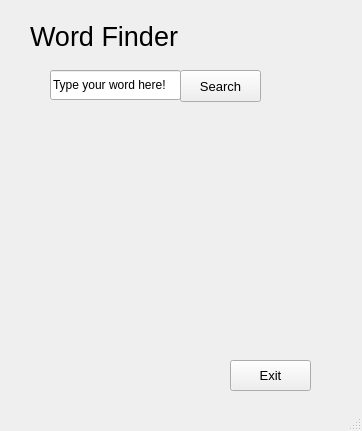
<?xml version="1.0" encoding="UTF-8"?>
<ui version="4.0">
 <class>MainWindow</class>
 <widget class="QMainWindow" name="MainWindow">
  <property name="geometry">
   <rect>
    <x>0</x>
    <y>0</y>
    <width>362</width>
    <height>431</height>
   </rect>
  </property>
  <property name="minimumSize">
   <size>
    <width>362</width>
    <height>431</height>
   </size>
  </property>
  <property name="maximumSize">
   <size>
    <width>362</width>
    <height>431</height>
   </size>
  </property>
  <property name="windowTitle">
   <string>MainWindow</string>
  </property>
  <widget class="QWidget" name="centralwidget">
   <widget class="QLineEdit" name="DictWord">
    <property name="geometry">
     <rect>
      <x>50</x>
      <y>70</y>
      <width>131</width>
      <height>30</height>
     </rect>
    </property>
    <property name="text">
     <string>Type your word here!</string>
    </property>
   </widget>
   <widget class="QLabel" name="label">
    <property name="geometry">
     <rect>
      <x>30</x>
      <y>20</y>
      <width>179</width>
      <height>32</height>
     </rect>
    </property>
    <property name="font">
     <font>
      <family>Arial</family>
      <pointsize>20</pointsize>
     </font>
    </property>
    <property name="text">
     <string>Word Finder</string>
    </property>
   </widget>
   <widget class="QPushButton" name="SearchBox">
    <property name="geometry">
     <rect>
      <x>180</x>
      <y>70</y>
      <width>81</width>
      <height>32</height>
     </rect>
    </property>
    <property name="font">
     <font>
      <pointsize>10</pointsize>
     </font>
    </property>
    <property name="text">
     <string>Search</string>
    </property>
   </widget>
   <widget class="QPushButton" name="Exit">
    <property name="geometry">
     <rect>
      <x>230</x>
      <y>360</y>
      <width>81</width>
      <height>31</height>
     </rect>
    </property>
    <property name="font">
     <font>
      <pointsize>10</pointsize>
     </font>
    </property>
    <property name="text">
     <string>Exit</string>
    </property>
   </widget>
   <widget class="QLabel" name="DictAnswer">
    <property name="geometry">
     <rect>
      <x>50</x>
      <y>110</y>
      <width>231</width>
      <height>231</height>
     </rect>
    </property>
    <property name="minimumSize">
     <size>
      <width>0</width>
      <height>0</height>
     </size>
    </property>
    <property name="maximumSize">
     <size>
      <width>311</width>
      <height>231</height>
     </size>
    </property>
    <property name="font">
     <font>
      <family>Arial</family>
      <pointsize>8</pointsize>
     </font>
    </property>
    <property name="text">
     <string/>
    </property>
    <property name="scaledContents">
     <bool>false</bool>
    </property>
    <property name="alignment">
     <set>Qt::AlignLeading|Qt::AlignLeft|Qt::AlignTop</set>
    </property>
    <property name="wordWrap">
     <bool>true</bool>
    </property>
   </widget>
   <widget class="QLabel" name="image">
    <property name="geometry">
     <rect>
      <x>20</x>
      <y>20</y>
      <width>311</width>
      <height>710</height>
     </rect>
    </property>
    <property name="sizePolicy">
     <sizepolicy hsizetype="Preferred" vsizetype="Preferred">
      <horstretch>0</horstretch>
      <verstretch>0</verstretch>
     </sizepolicy>
    </property>
    <property name="minimumSize">
     <size>
      <width>311</width>
      <height>710</height>
     </size>
    </property>
    <property name="maximumSize">
     <size>
      <width>311</width>
      <height>161</height>
     </size>
    </property>
    <property name="font">
     <font>
      <family>Arial</family>
      <pointsize>8</pointsize>
     </font>
    </property>
    <property name="text">
     <string/>
    </property>
    <property name="scaledContents">
     <bool>false</bool>
    </property>
    <property name="alignment">
     <set>Qt::AlignLeading|Qt::AlignLeft|Qt::AlignTop</set>
    </property>
    <property name="wordWrap">
     <bool>true</bool>
    </property>
   </widget>
   <zorder>image</zorder>
   <zorder>DictWord</zorder>
   <zorder>label</zorder>
   <zorder>SearchBox</zorder>
   <zorder>DictAnswer</zorder>
   <zorder>Exit</zorder>
  </widget>
  <widget class="QMenuBar" name="menubar">
   <property name="geometry">
    <rect>
     <x>0</x>
     <y>0</y>
     <width>362</width>
     <height>26</height>
    </rect>
   </property>
  </widget>
  <widget class="QStatusBar" name="statusbar"/>
 </widget>
 <resources/>
 <connections/>
</ui>
